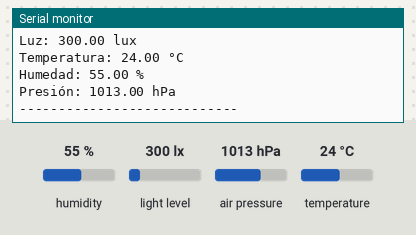
This sketch was run on a simulated ESP32. Shown: the last lines printed to the serial monitor. The test bench sets the inputs (shaded band); at power-on: humidity 55 %, light level 300 lx, air pressure 1013 hPa, temperature 24 °C.

Above: at 2.2 s.
2.3 s: humidity set to 22 %
At 4.5 s:
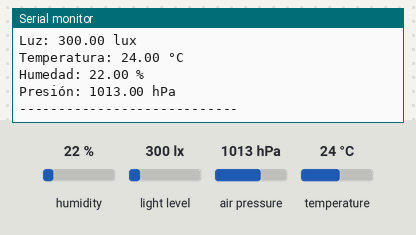
5.0 s: light level set to 40 lx
7.7 s: air pressure set to 952 hPa
At 9.9 s:
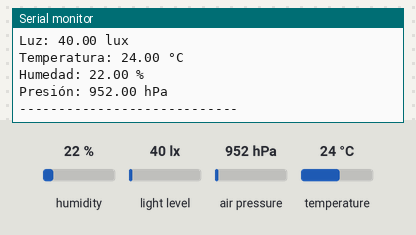

The sketch:

codigoLuz_Temp.ino
```cpp
#include <Wire.h>
#include <BH1750.h>
#include <Adafruit_Sensor.h>
#include <Adafruit_BME280.h>

#define BME280_ADDR 0x76  // 0x77
#define SDA_PIN 21
#define SCL_PIN 22

BH1750 lightMeter(0x23);
Adafruit_BME280 bme;

void setup() {
  Serial.begin(115200);
  delay(1000);

  Wire.begin(SDA_PIN, SCL_PIN);

  // BH1750
  if (lightMeter.begin(BH1750::CONTINUOUS_HIGH_RES_MODE)) {
    Serial.println("BH1750 iniciado correctamente");
  } else {
    Serial.println("BH1750 no detectado");
  }

  // BME280
  if (bme.begin(BME280_ADDR)) {
    Serial.println("BME280 iniciado correctamente");
  } else {
    Serial.println("BME280 no detectado");
  }
}

void loop() {
  float luz = lightMeter.readLightLevel();

  float temperatura = bme.readTemperature();
  float humedad     = bme.readHumidity();
  float presion     = bme.readPressure() / 100.0F;

  Serial.print("Luz: "); Serial.print(luz); Serial.println(" lux");
  Serial.print("Temperatura: "); Serial.print(temperatura); Serial.println(" °C");
  Serial.print("Humedad: "); Serial.print(humedad); Serial.println(" %");
  Serial.print("Presión: "); Serial.print(presion); Serial.println(" hPa");
  Serial.println("----------------------------");

  delay(2000);
}
```

Measured:
- after the input at 2.3 s, the serial monitor: prints a new line after 0.71 s (image 1)
- after the input at 7.7 s, the serial monitor: prints a new line after 1.3 s (image 2)
